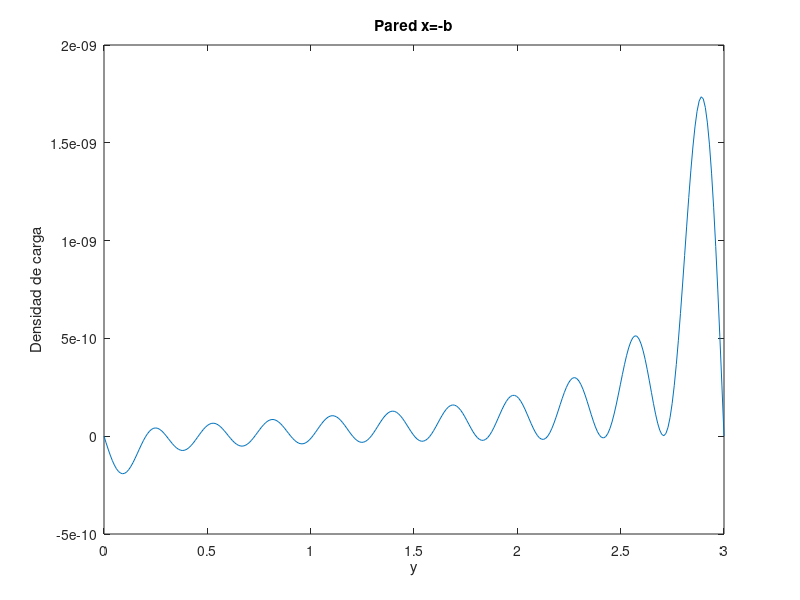

The MATLAB source for this figure:
a=2;
b=3;
i=20;

y=linspace(0,3,300);
e=8.85.*10.^(-12);
sigmatotal=0;

for n = 1:i
  integral = cos(n.*pi).*((2.*b.^3+5)./(n.*pi)+12.*b.^3./(n.*pi).^3)+5./(n.*pi);
  An = (exp(n.*pi)-exp(n.*pi.*a./b))./(b.*sinh(n.*pi.*(a./b+1))).*integral;
  Bn = (exp(n.*pi.*a./b)-exp(-n.*pi))./(b.*sinh(n.*pi.*(a./b+1))).*integral;
  sigma = -e.*pi./b.*n.*(An.*exp(n.*pi.*a./b)-Bn.*exp(-n.*pi.*a./b)).*sin(n.*pi.*y./b);
  sigmatotal= sigmatotal+sigma;
endfor
plot(y,sigmatotal)
title("Pared x=-b")
xlabel("y")
ylabel("Densidad de carga")